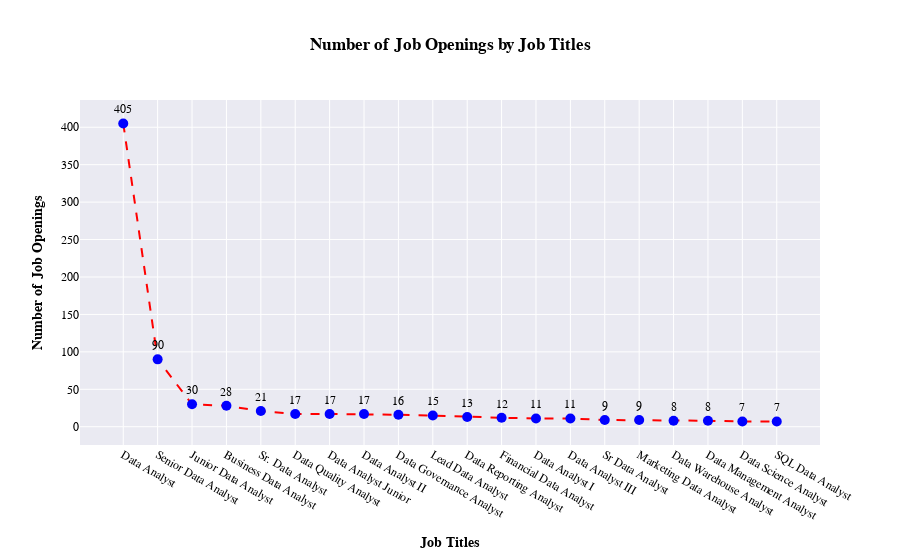

The cell this chart's notebook holds for it:
### Code cell
fig=go.Figure()
fig.add_trace(go.Scatter(
    x= df["Title"].value_counts()[:20].index,
    y= df['Title'].value_counts()[:20].values,
    name='Number of Job Openings',
    mode='markers+text+lines',
    marker_color='blue',
    marker_size=10,
    text=df['Title'].value_counts()[:20].values,
    textposition='top center',
    line=dict(color='red',dash='dash'),
))
fig.update_layout(
    title= "<b>Number of Job Openings by Job Titles</b>",
    xaxis_title="<b>Job Titles</b>",
    yaxis_title="<b>Number of Job Openings</b>",
    template='seaborn',
    font=dict(
        size=12,
        color="Black",
        family="Oswald', sans-serif"
        ),
    xaxis=dict(showgrid=True),
    yaxis=dict(showgrid=True),
    yaxis2=dict(showgrid=True,overlaying='y',side='right',title='<b>Number of Job Openings</b>'),
    legend=dict(yanchor="top",
    y=1.3,
    xanchor="left",
    x=0.78)
)
fig.show()
fig.write_html("no_jobs.html")

### Figure 1 — Plotly figure (JSON) as saved in the notebook; plotly's stock layout.template omitted (floating-point values rounded to 4 significant figures)
{"data": [{"line": {"color": "red", "dash": "dash"}, "marker": {"color": "blue", "size": 10}, "mode": "markers+text+lines", "name": "Number of Job Openings", "text": [405, 90, 30, 28, 21, 17, 17, 17, 16, 15, 13, 12, 11, 11, 9, 9, 8, 8, 7, 7], "textposition": "top center", "type": "scatter", "x": ["Data Analyst", "Senior Data Analyst", "Junior Data Analyst", "Business Data Analyst", "Sr. Data Analyst", "Data Quality Analyst", "Data Analyst Junior", "Data Analyst II", "Data Governance Analyst", "Lead Data Analyst", "Data Reporting Analyst", "Financial Data Analyst", "Data Analyst I", "Data Analyst III", "Sr Data Analyst", "Marketing Data Analyst", "Data Warehouse Analyst", "Data Management Analyst", "Data Science Analyst", "SQL Data Analyst"], "y": [405, 90, 30, 28, 21, 17, 17, 17, 16, 15, 13, 12, 11, 11, 9, 9, 8, 8, 7, 7]}], "layout": {"autosize": true, "font": {"color": "Black", "family": "Oswald', sans-serif", "size": 12}, "legend": {"x": 0.78, "xanchor": "left", "y": 1.3, "yanchor": "top"}, "title": {"text": "<b>Number of Job Openings by Job Titles</b>"}, "xaxis": {"autorange": true, "range": [-1.153, 20.15], "showgrid": true, "title": {"text": "<b>Job Titles</b>"}, "type": "category"}, "yaxis": {"autorange": true, "range": [-39.85, 451.9], "showgrid": true, "title": {"text": "<b>Number of Job Openings</b>"}, "type": "linear"}, "yaxis2": {"overlaying": "y", "showgrid": true, "side": "right", "title": {"text": "<b>Number of Job Openings</b>"}}}}
